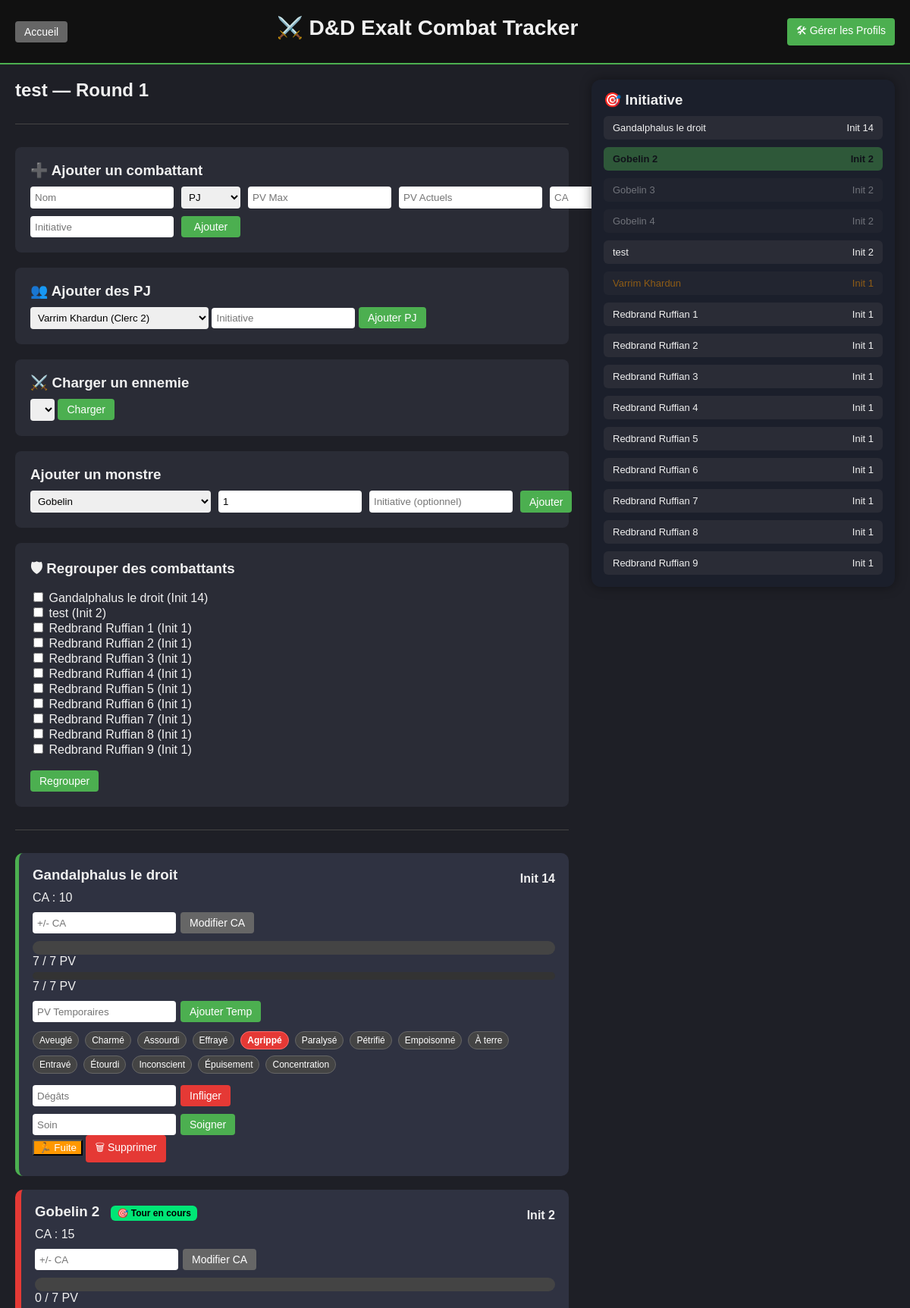
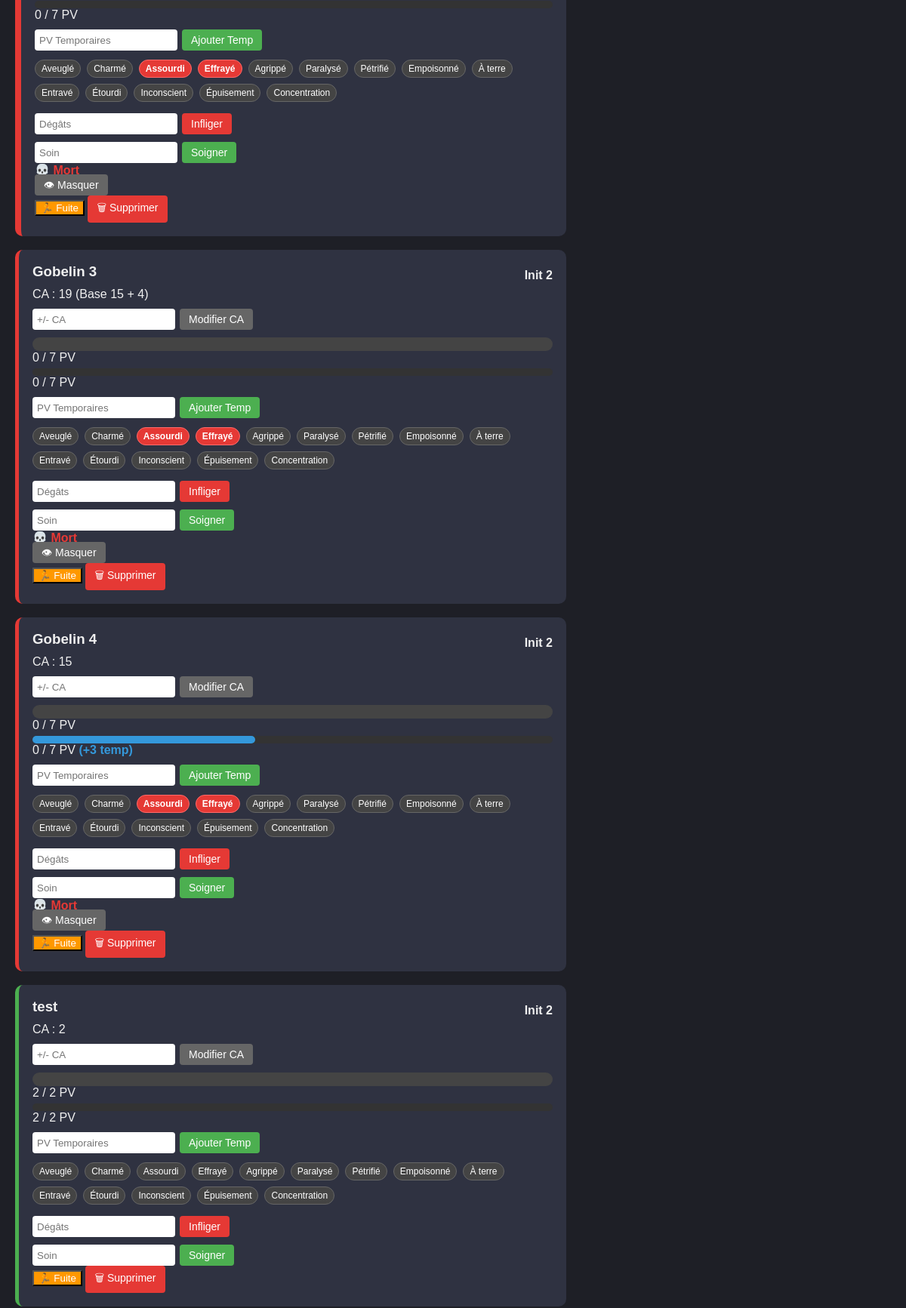
/combat/5 (upper part), run on the app's committed database (2 pictures, top to bottom).
### app/models/combat.py (models this page shows)
class Combat(db.Model):
    id = db.Column(db.Integer, primary_key=True)
    name = db.Column(db.String(100))
    round = db.Column(db.Integer, default=1)
    current_turn = db.Column(db.Integer, default=0)
    notes = db.Column(db.Text)
    created_at = db.Column(db.DateTime, default=datetime.utcnow)
    is_closed = db.Column(db.Boolean, default=False)
    combatants = db.relationship('Combatant', backref='combat', cascade="all, delete")
    start_time = db.Column(db.DateTime, nullable=True)
    end_time = db.Column(db.DateTime, nullable=True)
    current_turn_start = db.Column(db.DateTime, nullable=True)
    current_round_start = db.Column(db.DateTime, nullable=True)
    has_started = db.Column(db.Boolean, default=False)

class Combatant(db.Model):
    id = db.Column(db.Integer, primary_key=True)
    combat_id = db.Column(db.Integer, db.ForeignKey('combat.id'), nullable=False)
    name = db.Column(db.String(100), nullable=False)
    type = db.Column(db.String(50))  # PJ, Ennemi, Boss, Neutre
    hp_max = db.Column(db.Integer, nullable=False)
    hp_current = db.Column(db.Integer, nullable=False)
    temp_hp = db.Column(db.Integer, default=0)
    initiative = db.Column(db.Integer, nullable=False)
    ac_base = db.Column(db.Integer, nullable=False)
    ac_bonus = db.Column(db.Integer, default=0)
    conditions = db.Column(db.String(255))
    is_dead = db.Column(db.Boolean, default=False)
    has_fled = db.Column(db.Boolean, default=False)
    is_hidden = db.Column(db.Boolean, default=False)
    group_id = db.Column(db.Integer, nullable=True)
    is_group = db.Column(db.Boolean, default=False)
    group_name = db.Column(db.String(100), nullable=True)
    notes = db.Column(db.Text)
    @property
    def ac_total(self):
        return self.ac_base + (self.ac_bonus or 0)

### app/routes/combat.py (the view)
@bp.route('/<int:combat_id>')
def view_combat(combat_id):
    combat_data = CombatService.get_combat_with_organized_data(combat_id)
    character_templates = CharacterTemplate.query.all()
    encounter_templates = EncounterTemplate.query.all()
    return render_template(
        'combat.html',
        combat=combat_data['combat'],
        groups=combat_data['groups'],
        singles=combat_data['singles'],
        group_condition_states=combat_data['group_condition_states'],
        conditions_list=CONDITIONS_LIST,
        conditions_descriptions=CONDITIONS_DESCRIPTIONS,
        MONSTER_TEMPLATES=MONSTER_TEMPLATES,
        character_templates=character_templates,
        encounter_templates=encounter_templates,
        start_time=combat_data['combat'].start_time,
        round_start=combat_data['combat'].current_round_start,
        turn_start=combat_data['combat'].current_turn_start,
        initiative_order=combat_data['initiative_order']
    )

### app/services/combat_service.py (called while the page is built, shortened)
    @staticmethod
    def _calculate_group_condition_states(groups):
        from app.utils import CONDITIONS_LIST
        group_condition_states = {}
        return group_condition_states

### templates/combat.html (shortened to what this page needs)
{% extends "base.html" %}
{% block content %}
<div class="combat-layout">
    <div class="combat-main">
        <h2>{{ combat.name }} — Round {{ combat.round }}</h2>
        <hr>
        <section class="card">
            <h3>➕ Ajouter un combattant</h3>
            <form method="POST"
                  action="{{ url_for('combat.add_combatant', combat_id=combat.id) }}"
                  class="grid-form">
                <input type="text" name="name" placeholder="Nom" required>
                <select name="type">
                    <option value="PJ">PJ</option>
                </select>
                <input type="number" name="hp_max" placeholder="PV Max" required>
                <input type="number" name="hp_current" placeholder="PV Actuels">
                <input type="number" name="initiative" placeholder="Initiative" required>
                <button type="submit" class="btn-primary">Ajouter</button>
            </form>
        </section>
        <section class="card">
            <h3>👥 Ajouter des PJ</h3>
            <form method="POST"
                  action="{{ url_for('combat.add_character_template', combat_id=combat.id) }}"
                  class="template-form">
                <select name="template_id">
                    {% for char in character_templates %}
                        <option value="{{ char.id }}">
                            {{ char.name }} ({{ char.character_class }} {{ char.level }})
                        </option>
                    {% endfor %}
                </select>
                <input type="number"
                       name="initiative"
                       placeholder="Initiative"
                       required>
                <button type="submit" class="btn-primary">
                    Ajouter PJ
                </button>
            </form>
        </section>
        <section class="card">
            <h3>⚔️ Charger un ennemie</h3>
            <form method="POST" action="{{ url_for('combat.load_encounter', combat_id=combat.id) }}" class="template-form">
                <select name="encounter_id">
                </select>
                <button type="submit" class="btn-primary">Charger</button>
            </form>
        </section>
        <section class="card">
            <h3>Ajouter un monstre</h3>
            <form method="POST"
                  action="{{ url_for('combat.add_template', combat_id=combat.id) }}"
                  class="grid-form">
                <select name="template">
                    {% for name in MONSTER_TEMPLATES.keys() %}
                        <option>{{ name }}</option>
                    {% endfor %}
                </select>
                <input type="number" name="quantity" value="1" min="1">
                <input type="number" name="initiative" placeholder="Initiative (optionnel)">
                <button type="submit" class="btn-primary">Ajouter</button>
            </form>
        </section>
        <section class="card">
            <h3>🛡 Regrouper des combattants</h3>
            <form method="POST"
                  action="{{ url_for('combat.create_group', combat_id=combat.id) }}">
                {% for c in singles %}
                    {% if not c.is_dead and not c.has_fled %}
                        <div>
                            <input type="checkbox"
                                   name="selected_combatants"
                                   value="{{ c.id }}">
                            {{ c.name }} (Init {{ c.initiative }})
                        </div>
                    {% endif %}
                {% endfor %}
                <br>
                <button type="submit" class="btn-primary">Regrouper</button>
            </form>
        </section>
        <hr>
        {% for c in singles %}
        <div class="combatant
            {% if loop.index0 == combat.current_turn %}active-turn{% endif %}
            {{ c.type|lower }}"
            {% if loop.index0 == combat.current_turn %}id="current-turn"{% endif %}>
            <div class="combatant-header">
                <h3>
                    {{ c.name }}
                    {% if loop.index0 == combat.current_turn %}
                        <span class="turn-badge">🎯 Tour en cours</span>
                    {% endif %}
                </h3>
                <span class="initiative">Init {{ c.initiative }}</span>
            </div>
            <div>
                CA : {{ c.ac_total }}
                {% if c.ac_bonus != 0 %}
                    (Base {{ c.ac_base }} + {{ c.ac_bonus }})
                {% endif %}
            </div>
            <form method="POST"
                  action="{{ url_for('combatant.modify_ac', id=c.id) }}"
                  class="damage-form">
                <input type="number" name="amount" placeholder="+/- CA">
                <button type="submit" class="btn-secondary">Modifier CA</button>
            </form>
            <div class="hp-bar-container">
                <div class="hp-bar"
                     style="width: {{ (c.hp_current / c.hp_max) * 100 }}%">
                </div>
            </div>
            <div>{{ c.hp_current }} / {{ c.hp_max }} PV</div>
            <div class="temp-hp-container">
                <div class="temp-hp-bar" style="width: {{ (c.temp_hp / c.hp_max) * 100 }}%"></div>
            </div>
            <div>
                {{ c.hp_current }} / {{ c.hp_max }} PV
                {% if c.temp_hp > 0 %}
                    <span class="temp-hp-text">(+{{ c.temp_hp }} temp)</span>
                {% endif %}
            </div>
            <form method="POST"
                  action="{{ url_for('combatant.modify_temp_hp', id=c.id) }}"
                  class="damage-form">
                <input type="number" name="amount" placeholder="PV Temporaires">
                <button type="submit" class="btn-primary">Ajouter Temp</button>
            </form>
            <div class="conditions">
                {% set active_conditions = c.conditions.split(",") if c.conditions else [] %}
                {% for condition in conditions_list %}
                    <a href="{{ url_for('combatant.toggle_condition', id=c.id, condition=condition) }}"
                       class="condition-badge
                       {% if condition in active_conditions %}active-condition{% endif %}"
                       title="{{ conditions_descriptions[condition] }}">
                        {{ condition }}
                    </a>
                {% endfor %}
            </div>
            <div class="combat-actions">
                <form method="POST"
                      action="{{ url_for('combatant.damage', id=c.id) }}"
                      class="damage-form">
                    <input type="number" name="amount" placeholder="Dégâts">
                    <button type="submit" class="btn-danger">Infliger</button>
                </form>
                <form method="POST"
                      action="{{ url_for('combatant.heal', id=c.id) }}"
                      class="damage-form">
                    <input type="number" name="amount" placeholder="Soin">
                    <button type="submit" class="btn-primary">Soigner</button>
                </form>
            </div>
            {% if c.is_dead %}
                <div class="dead">💀 Mort</div>
                <a href="{{ url_for('combatant.toggle_visibility', id=c.id) }}"
                   class="btn-secondary">👁 Masquer</a>
            {% endif %}
            <div class="admin-actions">
                <form method="GET"
                      action="{{ url_for('combatant.toggle_fled', id=c.id) }}"
                      style="display:inline;">
                    {% if c.has_fled %}
                        <button type="submit" class="btn-secondary">🔄 Revient</button>
                    {% else %}
                        <button type="submit" class="btn-warning">🏃 Fuite</button>
                    {% endif %}
                </form>
                <form method="POST"
                      action="{{ url_for('combatant.delete_combatant', id=c.id) }}"
                      onsubmit="return confirm('Êtes-vous sûr de vouloir supprimer {{ c.name }} ?');"
                      style="display:inline;">
                    <button type="submit" class="btn-danger">🗑 Supprimer</button>
                </form>
            </div>
        </div>
        {% endfor %}
    </div>
    <div class="initiative-panel">
        <h3>🎯 Initiative</h3>
        <div class="initiative-list">
            {% for p in initiative_order %}
                <div class="initiative-card
                    {% if loop.index0 == combat.current_turn %}active-init{% endif %}
                    {% if p.is_dead %}dead-init{% endif %}
                    {% if p.has_fled %}fled-init{% endif %}">
                    <div>{{ p.name }}</div>
                    <div>Init {{ p.initiative }}</div>
                </div>
            {% endfor %}
        </div>
    </div>
</div>
{% endblock %}

### static/css/base.css (style rules this page uses)
body { font-family: Arial, sans-serif; background-color: #1e1f26; color: #f0f0f0; margin: 0; padding: 0; }
h1, h2, h3 { margin: 0 0 10px 0; }
a { color: #4caf50; text-decoration: none; }
hr { border: none; border-top: 1px solid #444; margin: 30px 0; }

### static/css/layout.css (style rules this page uses)
.combat-layout { display: grid; grid-template-columns: 1fr 400px; gap: 30px; }
.combat-main { min-width: 0; }

### static/css/components.css (style rules this page uses)
.card { background: #2a2c36; padding: 20px; margin-bottom: 20px; border-radius: 8px; }
.btn, .btn-primary, .btn-danger, .btn-secondary { padding: 6px 12px; border-radius: 4px; text-decoration: none; color: white; border: none; cursor: pointer; font-size: 14px; }
.btn-primary { background: #4caf50; }
.btn-danger { background: #e53935; }
.btn-secondary { background: #666; }
.btn-warning { background: #ff9800; color: white; }
.grid-form { display: grid; grid-template-columns: repeat(5, 1fr); gap: 10px; }
input, select, textarea { padding: 6px; border-radius: 4px; border: none; }
.damage-form { margin-top: 10px; display: flex; gap: 6px; }
.hp-bar-container { background: #444; height: 18px; border-radius: 10px; margin-top: 10px; overflow: hidden; }
.hp-bar { height: 100%; border-radius: 10px; transition: width 0.3s ease; }
.temp-hp-container { background: #333; height: 10px; border-radius: 5px; margin-top: 5px; }
.temp-hp-bar { background: #3498db; height: 100%; border-radius: 5px; }
.temp-hp-text { color: #3498db; font-weight: bold; }
.conditions { display: flex; flex-wrap: wrap; gap: 8px; margin-top: 12px; margin-bottom: 15px; }
.condition-badge { padding: 4px 8px; background: #444; border-radius: 12px; font-size: 12px; text-decoration: none; color: white; border: 1px solid #666; cursor: pointer; transition: all 0.15s ease; }
.active-condition { background: #e53935; border: 1px solid #ff6b6b; font-weight: bold; }
.dead { color: #e53935; font-weight: bold; }

### static/css/combat.css (style rules this page uses)
.combatant { background: #2f3241; padding: 18px; margin-bottom: 18px; border-radius: 10px; border-left: 5px solid #777; transition: all 0.2s ease; }
.combatant.pj { border-color: #4caf50; }
.combatant.ennemi { border-color: #e53935; }
.active-turn { border-left: 8px solid #00e676; animation: activePulse 1.5s infinite; }
.turn-badge { background: #00e676; color: black; padding: 3px 8px; font-size: 12px; border-radius: 6px; margin-left: 10px; font-weight: bold; }
.combatant-header { display: flex; justify-content: space-between; align-items: center; }
.initiative { font-weight: bold; }
.initiative-panel { position: sticky; top: 20px; height: fit-content; background: #1b1f2b; padding: 16px; border-radius: 12px; box-shadow: 0 0 15px rgba(0,0,0,0.4); }
.initiative-list { display: flex; flex-direction: column; gap: 10px; margin-top: 10px; }
.initiative-card { padding: 8px 12px; background: #2a2c36; border-radius: 6px; display: flex; justify-content: space-between; font-size: 13px; transition: 0.2s ease; }
.initiative-card.active-init { background: #4caf50; color: black; font-weight: bold; }
.initiative-card.dead-init { opacity: 0.4; }
.fled-init { opacity: 0.5; color: #ff9800; }

### data on the page
Combat: name "test", round "1"
Combatant: name "Gandalphalus le droit", initiative "14", ac_total "10", hp_current "7", hp_max "7", conditions_list "Aveuglé" "Charmé" "Assourdi" "Effrayé" "Agrippé" "Paralysé" "Pétrifié" "Empoisonné" "À terre" "Entravé" "Étourdi" "Inconscient" "Épuisement" "Concentration", has_fled "🏃 Fuite"
Combatant: name "test", initiative "2", ac_total "2", hp_current "2", hp_max "2", conditions_list "Aveuglé" "Charmé" "Assourdi" "Effrayé" "Agrippé" "Paralysé" "Pétrifié" "Empoisonné" "À terre" "Entravé" "Étourdi" "Inconscient" "Épuisement" "Concentration", has_fled "🏃 Fuite"
Combatant: name "Redbrand Ruffian 1", initiative "1"
Combatant: name "Redbrand Ruffian 2", initiative "1"
Combatant: name "Redbrand Ruffian 3", initiative "1"
Combatant: name "Redbrand Ruffian 4", initiative "1"
Combatant: name "Redbrand Ruffian 5", initiative "1"
Combatant: name "Redbrand Ruffian 6", initiative "1"
Combatant: name "Redbrand Ruffian 7", initiative "1"
Combatant: name "Redbrand Ruffian 8", initiative "1"
Combatant: name "Redbrand Ruffian 9", initiative "1"
Combatant: name "Gobelin 2", shows "🎯 Tour en cours", initiative "2", ac_total "15", hp_current "0", hp_max "7", conditions_list "Aveuglé" "Charmé" "Assourdi" "Effrayé" "Agrippé" "Paralysé" "Pétrifié" "Empoisonné" "À terre" "Entravé" "Étourdi" "Inconscient" "Épuisement" "Concentration", has_fled "🏃 Fuite"
Combatant: name "Gobelin 3", initiative "2", ac_total "19", ac_base "15", ac_bonus "4", hp_current "0", hp_max "7", conditions_list "Aveuglé" "Charmé" "Assourdi" "Effrayé" "Agrippé" "Paralysé" "Pétrifié" "Empoisonné" "À terre" "Entravé" "Étourdi" "Inconscient" "Épuisement" "Concentration", has_fled "🏃 Fuite"
Combatant: name "Gobelin 4", initiative "2", ac_total "15", hp_current "0", hp_max "7", temp_hp "3", conditions_list "Aveuglé" "Charmé" "Assourdi" "Effrayé" "Agrippé" "Paralysé" "Pétrifié" "Empoisonné" "À terre" "Entravé" "Étourdi" "Inconscient" "Épuisement" "Concentration", has_fled "🏃 Fuite"
Combatant: name "Varrim Khardun", initiative "1"

### other printed values
form field template_id "Varrim Khardun (Clerc 2)"
form field template "Gobelin"
